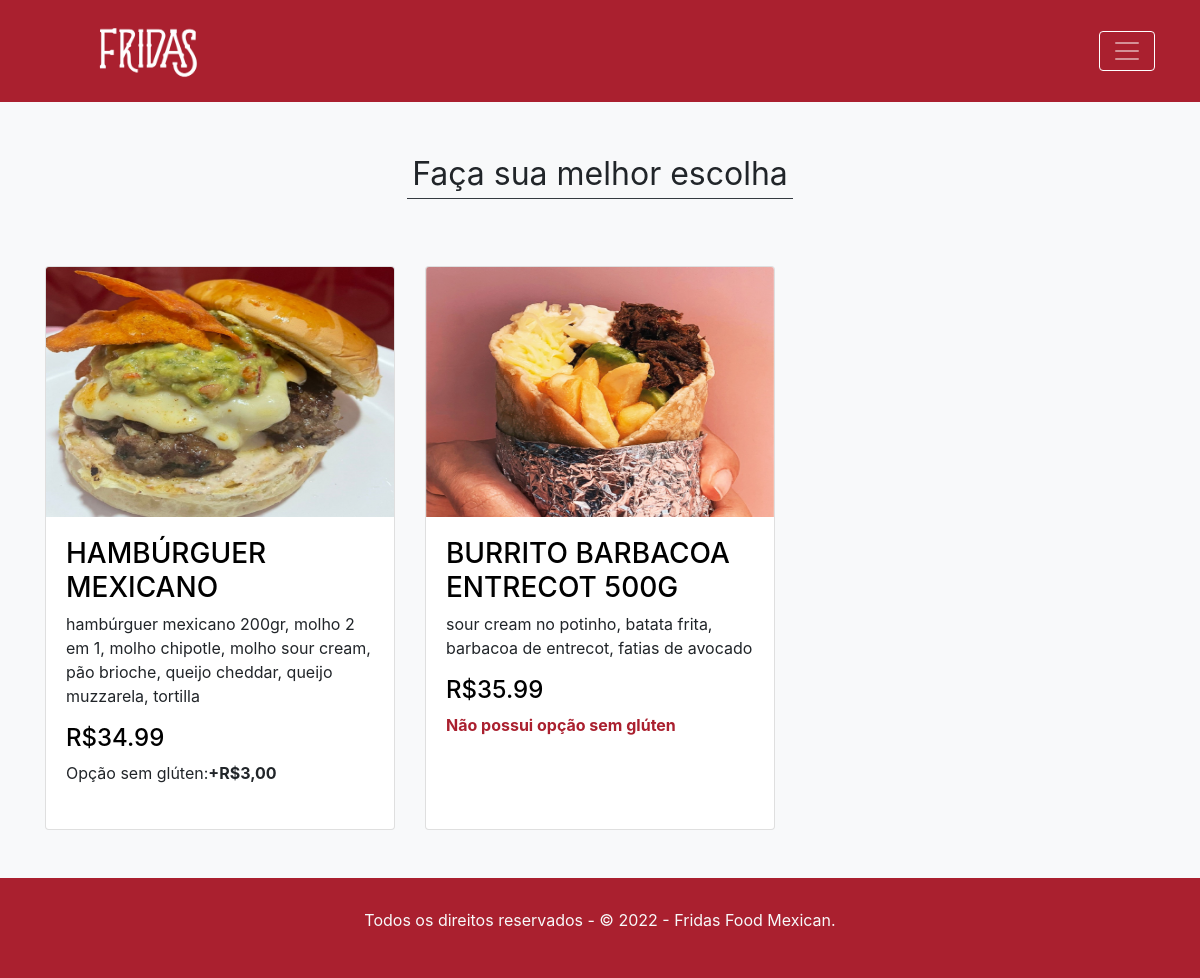
/filtros.php, run on the app's committed database.
### tables this page shows
CREATE TABLE IF NOT EXISTS `tb_pratos` (
  `id` int(11) NOT NULL AUTO_INCREMENT,
  `nome_prato` varchar(90) NOT NULL,
  `descricao_prato` varchar(255) NOT NULL,
  `preco_prato` double NOT NULL,
  `especial_mes` varchar(3) NOT NULL,
  `imagem` varchar(255) DEFAULT NULL,
  `categoria_prato` varchar(255) NOT NULL,
  `restricao_alimentar` varchar(20) NOT NULL,
  PRIMARY KEY (`id`)
);

### filtros.php (the view, shortened to what this page needs)
<?php
include_once("conexao/conexao.php");
$filtro = $_POST['filtro'];
if($filtro != null){
    $sql = "SELECT id,nome_prato, descricao_prato, preco_prato, imagem, restricao_alimentar FROM tb_pratos WHERE categoria_prato = '$filtro'";
    $query = $pdo->prepare($sql);
    $query->execute();
    $pratos = $query->fetchAll();
}else{
    $sql = 'SELECT id,nome_prato, descricao_prato, preco_prato, imagem, restricao_alimentar FROM tb_pratos';
    $query = $pdo->prepare($sql);
    $query->execute();
    $pratos = $query->fetchAll();
}
?>
<!DOCTYPE html>
<html lang="pt_Br">
<head>
    <link rel="stylesheet" href="dist/font-awesome/css/font-awesome.min.css" />
    <link rel="stylesheet" type="text/css" href="css/main.css">
</head>
<body>
    <header id="header">
        <div class="navbar navbar-light box-shadow">
            <div class="container d-flex justify-content-between">
                <a class="navbar-brand" href="index.php" id="header-logo">
                    <img src="img/fridas_logo.png" class="img-fluid" alt="fridas_logo">
                </a>
                <button class="navbar-toggler" type="button" data-toggle="collapse" data-target="#navbarHeader" aria-controls="navbarHeader"
                    aria-expanded="false" aria-label="Toggle navigation">
                    <span class="navbar-toggler-icon"></span>
                </button>
            </div>
        </div>
    </header>
    <main id="main" role="main">
        <div class="album py-5 bg-light">
            <div class="container">
                <div class="row">
                    <div class="col-md-12" id="collection-heading">
                        <span>Faça sua melhor escolha</span>
                    </div>
                </div>
                <div class="row">
                <?php foreach($pratos as $prato): ?>
                     <div class="col-md-4">
                        <div class="card mb-4 box-shadow">
                            <?php
                             if($prato['imagem']==null){
                                echo '<img class="card-img-top" src="assets/uploads/thumbnail.jpg">';
                              }else{
                                echo '<img class="card-img-top" src="assets/uploads/'.$prato['id'].'/'. $prato['imagem'].'">';
                              }
                            ?>
                            <div class="card-body">
                                <h3 class="text-muted"><?php echo $prato["nome_prato"]; ?></h3>
                                <p class="card-text"><?php echo mb_strtolower($prato["descricao_prato"]); ?></p>
                                <h4 class="text-muted">R$<?php echo $prato["preco_prato"]; ?></h4>
                                <?php
                                    if($prato['restricao_alimentar']=='Sim'){
                                        echo '<p class="card-text">Opção sem glúten:<b>+R$3,00</b></p>';
                                    }
                                    else{
                                        echo '<p class="card-text" id="texto-gluten">Não possui opção sem glúten</p>';
                                    }
                                ?>
                                </div>
                            </div>
                        </div>
                        <?php endforeach; ?>
                    </div>
                </div>
            </div>
    </main>
    <footer id="footer">
        <p class="copyright">Todos os direitos reservados - &copy;
            <span id="currentYear"></span> - Fridas Food Mexican.
        </p>
    </footer>
</body>
</html>

### data on the page
tb_pratos: imagem (picture), nome_prato "HAMBÚRGUER MEXICANO", descricao_prato "hambúrguer mexicano 200gr, molho 2 em 1, molho chipotle, molho sour cream, pão brioche, queijo cheddar, queijo muzzarela, tortilla", preco_prato "34.99", shows "Opção sem glúten:", restricao_alimentar "+R$3,00"
tb_pratos: imagem (picture), nome_prato "BURRITO BARBACOA ENTRECOT 500G", descricao_prato "sour cream no potinho, batata frita, barbacoa de entrecot, fatias de avocado", preco_prato "35.99", restricao_alimentar "Não possui opção sem glúten"
